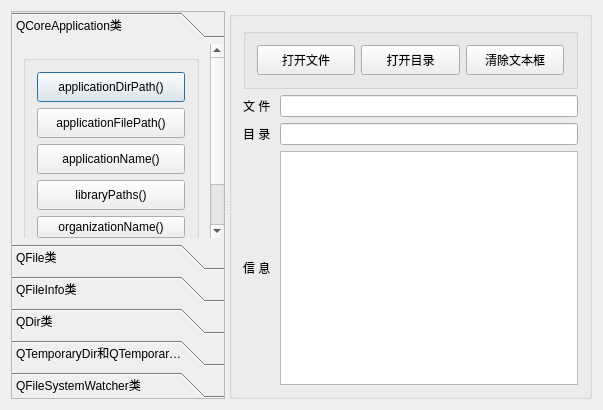
<?xml version="1.0" encoding="UTF-8"?>
<ui version="4.0">
 <class>Dialog</class>
 <widget class="QDialog" name="Dialog">
  <property name="geometry">
   <rect>
    <x>0</x>
    <y>0</y>
    <width>603</width>
    <height>410</height>
   </rect>
  </property>
  <property name="windowTitle">
   <string>Dialog</string>
  </property>
  <layout class="QVBoxLayout" name="verticalLayout_10">
   <item>
    <widget class="QSplitter" name="splitter">
     <property name="orientation">
      <enum>Qt::Horizontal</enum>
     </property>
     <widget class="QToolBox" name="toolBox">
      <property name="maximumSize">
       <size>
        <width>400</width>
        <height>16777215</height>
       </size>
      </property>
      <property name="frameShape">
       <enum>QFrame::StyledPanel</enum>
      </property>
      <property name="currentIndex">
       <number>0</number>
      </property>
      <widget class="QWidget" name="pageApp">
       <property name="geometry">
        <rect>
         <x>0</x>
         <y>0</y>
         <width>199</width>
         <height>228</height>
        </rect>
       </property>
       <attribute name="icon">
        <iconset resource="res.qrc">
         <normaloff>:/images/images/802.bmp</normaloff>:/images/images/802.bmp</iconset>
       </attribute>
       <attribute name="label">
        <string>QCoreApplication类</string>
       </attribute>
       <layout class="QVBoxLayout" name="verticalLayout_3">
        <item>
         <widget class="QGroupBox" name="groupBox_8">
          <property name="title">
           <string/>
          </property>
          <layout class="QVBoxLayout" name="verticalLayout_2">
           <item>
            <widget class="QPushButton" name="pushButton">
             <property name="minimumSize">
              <size>
               <width>0</width>
               <height>30</height>
              </size>
             </property>
             <property name="toolTip">
              <string>Returns the directory that contains the application executable</string>
             </property>
             <property name="text">
              <string>applicationDirPath()</string>
             </property>
            </widget>
           </item>
           <item>
            <widget class="QPushButton" name="pushButton_2">
             <property name="minimumSize">
              <size>
               <width>0</width>
               <height>30</height>
              </size>
             </property>
             <property name="toolTip">
              <string>Returns the file path of the application executable</string>
             </property>
             <property name="text">
              <string>applicationFilePath()</string>
             </property>
            </widget>
           </item>
           <item>
            <widget class="QPushButton" name="pushButton_3">
             <property name="minimumSize">
              <size>
               <width>0</width>
               <height>30</height>
              </size>
             </property>
             <property name="toolTip">
              <string>This property holds the name of this application</string>
             </property>
             <property name="text">
              <string>applicationName()</string>
             </property>
            </widget>
           </item>
           <item>
            <widget class="QPushButton" name="pushButton_4">
             <property name="minimumSize">
              <size>
               <width>0</width>
               <height>30</height>
              </size>
             </property>
             <property name="toolTip">
              <string>Returns a list of paths that the application will search when dynamically loading libraries</string>
             </property>
             <property name="text">
              <string>libraryPaths()</string>
             </property>
            </widget>
           </item>
           <item>
            <widget class="QPushButton" name="pushButton_61">
             <property name="toolTip">
              <string>This property holds the name of the organization that wrote this application</string>
             </property>
             <property name="text">
              <string>organizationName()</string>
             </property>
            </widget>
           </item>
           <item>
            <widget class="QPushButton" name="pushButton_40">
             <property name="minimumSize">
              <size>
               <width>0</width>
               <height>30</height>
              </size>
             </property>
             <property name="toolTip">
              <string>Enters the main event loop and waits until exit() is called</string>
             </property>
             <property name="text">
              <string>exit() 退出应用程序</string>
             </property>
            </widget>
           </item>
          </layout>
         </widget>
        </item>
       </layout>
      </widget>
      <widget class="QWidget" name="pageFile">
       <property name="geometry">
        <rect>
         <x>0</x>
         <y>0</y>
         <width>199</width>
         <height>228</height>
        </rect>
       </property>
       <attribute name="icon">
        <iconset resource="res.qrc">
         <normaloff>:/images/images/804.bmp</normaloff>:/images/images/804.bmp</iconset>
       </attribute>
       <attribute name="label">
        <string>QFile类</string>
       </attribute>
       <layout class="QVBoxLayout" name="verticalLayout_8">
        <item>
         <widget class="QGroupBox" name="groupBox_10">
          <property name="title">
           <string>静态函数</string>
          </property>
          <layout class="QGridLayout" name="gridLayout_7">
           <item row="1" column="1">
            <widget class="QPushButton" name="pushButton_50">
             <property name="minimumSize">
              <size>
               <width>0</width>
               <height>30</height>
              </size>
             </property>
             <property name="toolTip">
              <string>Renames the file oldName to newName. </string>
             </property>
             <property name="text">
              <string>rename()</string>
             </property>
            </widget>
           </item>
           <item row="0" column="1">
            <widget class="QPushButton" name="pushButton_51">
             <property name="minimumSize">
              <size>
               <width>0</width>
               <height>30</height>
              </size>
             </property>
             <property name="toolTip">
              <string>Returns true if the file specified by fileName exists; otherwise returns false.</string>
             </property>
             <property name="text">
              <string>exists()</string>
             </property>
            </widget>
           </item>
           <item row="0" column="0">
            <widget class="QPushButton" name="pushButton_48">
             <property name="minimumSize">
              <size>
               <width>0</width>
               <height>30</height>
              </size>
             </property>
             <property name="toolTip">
              <string>Copies the file fileName to newName.</string>
             </property>
             <property name="text">
              <string>copy()</string>
             </property>
            </widget>
           </item>
           <item row="1" column="0">
            <widget class="QPushButton" name="pushButton_49">
             <property name="minimumSize">
              <size>
               <width>0</width>
               <height>30</height>
              </size>
             </property>
             <property name="toolTip">
              <string>Removes the file specified by the fileName given.</string>
             </property>
             <property name="text">
              <string>remove()</string>
             </property>
            </widget>
           </item>
          </layout>
          <zorder>pushButton_48</zorder>
          <zorder>pushButton_49</zorder>
          <zorder>pushButton_50</zorder>
          <zorder>pushButton_51</zorder>
         </widget>
        </item>
        <item>
         <widget class="QGroupBox" name="groupBox_9">
          <property name="title">
           <string>成员函数</string>
          </property>
          <layout class="QGridLayout" name="gridLayout_5">
           <item row="0" column="0">
            <widget class="QPushButton" name="pushButton_53">
             <property name="minimumSize">
              <size>
               <width>0</width>
               <height>30</height>
              </size>
             </property>
             <property name="toolTip">
              <string>Copies the file currently specified by fileName() to a file called newName</string>
             </property>
             <property name="text">
              <string>copy()</string>
             </property>
            </widget>
           </item>
           <item row="0" column="1">
            <widget class="QPushButton" name="pushButton_54">
             <property name="minimumSize">
              <size>
               <width>0</width>
               <height>30</height>
              </size>
             </property>
             <property name="toolTip">
              <string>Returns true if the file specified by fileName() exists; otherwise returns false.</string>
             </property>
             <property name="text">
              <string>exists()</string>
             </property>
            </widget>
           </item>
           <item row="2" column="0">
            <widget class="QPushButton" name="pushButton_55">
             <property name="minimumSize">
              <size>
               <width>0</width>
               <height>30</height>
              </size>
             </property>
             <property name="toolTip">
              <string>Removes the file specified by fileName(). Returns true if successful; otherwise returns false.</string>
             </property>
             <property name="text">
              <string>remove()</string>
             </property>
            </widget>
           </item>
           <item row="2" column="1">
            <widget class="QPushButton" name="pushButton_56">
             <property name="minimumSize">
              <size>
               <width>0</width>
               <height>30</height>
              </size>
             </property>
             <property name="toolTip">
              <string>Renames the file currently specified by fileName() to newName. Returns true if successful; otherwise returns false.</string>
             </property>
             <property name="text">
              <string>rename()</string>
             </property>
            </widget>
           </item>
          </layout>
         </widget>
        </item>
       </layout>
      </widget>
      <widget class="QWidget" name="pageFileInfo">
       <property name="geometry">
        <rect>
         <x>0</x>
         <y>0</y>
         <width>195</width>
         <height>325</height>
        </rect>
       </property>
       <attribute name="icon">
        <iconset resource="res.qrc">
         <normaloff>:/images/images/135.JPG</normaloff>:/images/images/135.JPG</iconset>
       </attribute>
       <attribute name="label">
        <string>QFileInfo类</string>
       </attribute>
       <layout class="QVBoxLayout" name="verticalLayout_5">
        <property name="spacing">
         <number>3</number>
        </property>
        <property name="leftMargin">
         <number>3</number>
        </property>
        <property name="topMargin">
         <number>3</number>
        </property>
        <property name="rightMargin">
         <number>3</number>
        </property>
        <property name="bottomMargin">
         <number>3</number>
        </property>
        <item>
         <widget class="QGroupBox" name="groupBox_6">
          <property name="title">
           <string>文件信息</string>
          </property>
          <layout class="QGridLayout" name="gridLayout_4">
           <property name="leftMargin">
            <number>3</number>
           </property>
           <property name="topMargin">
            <number>3</number>
           </property>
           <property name="rightMargin">
            <number>3</number>
           </property>
           <property name="bottomMargin">
            <number>3</number>
           </property>
           <property name="spacing">
            <number>3</number>
           </property>
           <item row="3" column="0">
            <widget class="QPushButton" name="pushButton_30">
             <property name="minimumSize">
              <size>
               <width>0</width>
               <height>30</height>
              </size>
             </property>
             <property name="toolTip">
              <string>The base name consists of all characters in the file up to (but not including) the first '.' character</string>
             </property>
             <property name="text">
              <string>baseName()</string>
             </property>
            </widget>
           </item>
           <item row="0" column="1">
            <widget class="QPushButton" name="pushButton_29">
             <property name="minimumSize">
              <size>
               <width>0</width>
               <height>30</height>
              </size>
             </property>
             <property name="toolTip">
              <string>Returns a file's path absolute path. This doesn't include the file name</string>
             </property>
             <property name="text">
              <string>absolutePath() </string>
             </property>
            </widget>
           </item>
           <item row="0" column="0">
            <widget class="QPushButton" name="pushButton_28">
             <property name="minimumSize">
              <size>
               <width>0</width>
               <height>30</height>
              </size>
             </property>
             <property name="toolTip">
              <string>Returns an absolute path including the file name</string>
             </property>
             <property name="text">
              <string>absoluteFilePath()</string>
             </property>
            </widget>
           </item>
           <item row="3" column="1">
            <widget class="QPushButton" name="pushButton_31">
             <property name="minimumSize">
              <size>
               <width>0</width>
               <height>30</height>
              </size>
             </property>
             <property name="toolTip">
              <string>The complete base name consists of all characters in the file up to (but not including) the last '.' character</string>
             </property>
             <property name="text">
              <string>completeBaseName()</string>
             </property>
            </widget>
           </item>
           <item row="6" column="0">
            <widget class="QPushButton" name="pushButton_42">
             <property name="minimumSize">
              <size>
               <width>0</width>
               <height>30</height>
              </size>
             </property>
             <property name="toolTip">
              <string>Returns true if this object points to a directory or to a symbolic link to a directory; otherwise returns false</string>
             </property>
             <property name="text">
              <string>isDir()</string>
             </property>
            </widget>
           </item>
           <item row="6" column="1">
            <widget class="QPushButton" name="pushButton_43">
             <property name="minimumSize">
              <size>
               <width>0</width>
               <height>30</height>
              </size>
             </property>
             <property name="toolTip">
              <string>Returns true if this object points to a file or to a symbolic link to a file</string>
             </property>
             <property name="text">
              <string>isFile()</string>
             </property>
            </widget>
           </item>
           <item row="7" column="0">
            <widget class="QPushButton" name="pushButton_35">
             <property name="minimumSize">
              <size>
               <width>0</width>
               <height>30</height>
              </size>
             </property>
             <property name="toolTip">
              <string>Returns true if the file is executable; otherwise returns false.</string>
             </property>
             <property name="text">
              <string>isExecutable()</string>
             </property>
            </widget>
           </item>
           <item row="8" column="0">
            <widget class="QPushButton" name="pushButton_36">
             <property name="minimumSize">
              <size>
               <width>0</width>
               <height>30</height>
              </size>
             </property>
             <property name="toolTip">
              <string>Returns the date and time when the file was last modified.</string>
             </property>
             <property name="text">
              <string>lastModified()</string>
             </property>
            </widget>
           </item>
           <item row="8" column="1">
            <widget class="QPushButton" name="pushButton_44">
             <property name="minimumSize">
              <size>
               <width>0</width>
               <height>30</height>
              </size>
             </property>
             <property name="toolTip">
              <string>Returns the date and time when the file was last read (accessed).</string>
             </property>
             <property name="text">
              <string>lastRead()</string>
             </property>
            </widget>
           </item>
           <item row="1" column="0">
            <widget class="QPushButton" name="pushButton_33">
             <property name="minimumSize">
              <size>
               <width>0</width>
               <height>30</height>
              </size>
             </property>
             <property name="toolTip">
              <string>Returns the name of the file, excluding the path.</string>
             </property>
             <property name="text">
              <string>fileName()</string>
             </property>
            </widget>
           </item>
           <item row="10" column="1">
            <widget class="QPushButton" name="pushButton_27">
             <property name="minimumSize">
              <size>
               <width>0</width>
               <height>30</height>
              </size>
             </property>
             <property name="toolTip">
              <string>Returns true if the file exists; otherwise returns false</string>
             </property>
             <property name="text">
              <string>exists()</string>
             </property>
            </widget>
           </item>
           <item row="4" column="0">
            <widget class="QPushButton" name="pushButton_39">
             <property name="minimumSize">
              <size>
               <width>0</width>
               <height>30</height>
              </size>
             </property>
             <property name="toolTip">
              <string>The suffix consists of all characters in the file after (but not including) the last '.'</string>
             </property>
             <property name="text">
              <string>suffix()</string>
             </property>
            </widget>
           </item>
           <item row="10" column="0">
            <widget class="QPushButton" name="pushButton_59">
             <property name="minimumSize">
              <size>
               <width>0</width>
               <height>30</height>
              </size>
             </property>
             <property name="toolTip">
              <string>Returns true if the file exists; otherwise returns false</string>
             </property>
             <property name="text">
              <string>静态函数exists()</string>
             </property>
            </widget>
           </item>
           <item row="4" column="1">
            <widget class="QPushButton" name="pushButton_32">
             <property name="minimumSize">
              <size>
               <width>0</width>
               <height>30</height>
              </size>
             </property>
             <property name="toolTip">
              <string>The complete suffix consists of all characters in the file after (but not including) the first '.'</string>
             </property>
             <property name="text">
              <string>completeSuffix()</string>
             </property>
            </widget>
           </item>
           <item row="1" column="1">
            <widget class="QPushButton" name="pushButton_34">
             <property name="minimumSize">
              <size>
               <width>0</width>
               <height>30</height>
              </size>
             </property>
             <property name="toolTip">
              <string>Returns the file name, including the path (which may be absolute or relative).</string>
             </property>
             <property name="text">
              <string>filePath()</string>
             </property>
            </widget>
           </item>
           <item row="2" column="1">
            <widget class="QPushButton" name="pushButton_37">
             <property name="minimumSize">
              <size>
               <width>0</width>
               <height>30</height>
              </size>
             </property>
             <property name="toolTip">
              <string>Returns the file's path. This doesn't include the file name.</string>
             </property>
             <property name="text">
              <string>path()</string>
             </property>
            </widget>
           </item>
           <item row="2" column="0">
            <widget class="QPushButton" name="pushButton_38">
             <property name="minimumSize">
              <size>
               <width>0</width>
               <height>30</height>
              </size>
             </property>
             <property name="toolTip">
              <string>Returns the file size in bytes.</string>
             </property>
             <property name="text">
              <string>size()</string>
             </property>
            </widget>
           </item>
           <item row="7" column="1">
            <widget class="QPushButton" name="pushButton_58">
             <property name="minimumSize">
              <size>
               <width>0</width>
               <height>30</height>
              </size>
             </property>
             <property name="toolTip">
              <string>Returns the date and time when the file was created.</string>
             </property>
             <property name="text">
              <string>created()</string>
             </property>
            </widget>
           </item>
          </layout>
         </widget>
        </item>
       </layout>
      </widget>
      <widget class="QWidget" name="pageDir">
       <property name="geometry">
        <rect>
         <x>0</x>
         <y>0</y>
         <width>206</width>
         <height>441</height>
        </rect>
       </property>
       <attribute name="icon">
        <iconset resource="res.qrc">
         <normaloff>:/images/images/007.GIF</normaloff>:/images/images/007.GIF</iconset>
       </attribute>
       <attribute name="label">
        <string>QDir类</string>
       </attribute>
       <layout class="QVBoxLayout" name="verticalLayout_4">
        <item>
         <widget class="QGroupBox" name="groupBox">
          <property name="title">
           <string>静态函数</string>
          </property>
          <layout class="QGridLayout" name="gridLayout_3">
           <item row="1" column="0">
            <widget class="QPushButton" name="pushButton_8">
             <property name="minimumSize">
              <size>
               <width>0</width>
               <height>30</height>
              </size>
             </property>
             <property name="toolTip">
              <string>Returns the absolute path of the user's home directory</string>
             </property>
             <property name="text">
              <string>homePath()</string>
             </property>
            </widget>
           </item>
           <item row="0" column="0">
            <widget class="QPushButton" name="pushButton_10">
             <property name="minimumSize">
              <size>
               <width>0</width>
               <height>30</height>
              </size>
             </property>
             <property name="toolTip">
              <string>Returns the absolute path of the system's temporary directory</string>
             </property>
             <property name="text">
              <string>tempPath()</string>
             </property>
            </widget>
           </item>
           <item row="0" column="1">
            <widget class="QPushButton" name="pushButton_9">
             <property name="minimumSize">
              <size>
               <width>0</width>
               <height>30</height>
              </size>
             </property>
             <property name="toolTip">
              <string>Returns the absolute path of the root directory</string>
             </property>
             <property name="text">
              <string>rootPath()</string>
             </property>
            </widget>
           </item>
           <item row="1" column="1">
            <widget class="QPushButton" name="pushButton_7">
             <property name="minimumSize">
              <size>
               <width>0</width>
               <height>30</height>
              </size>
             </property>
             <property name="toolTip">
              <string>Returns a list of the root directories on this system</string>
             </property>
             <property name="text">
              <string>drives()</string>
             </property>
            </widget>
           </item>
           <item row="2" column="0">
            <widget class="QPushButton" name="pushButton_6">
             <property name="minimumSize">
              <size>
               <width>0</width>
               <height>30</height>
              </size>
             </property>
             <property name="toolTip">
              <string>Returns the absolute path of the application's current directory</string>
             </property>
             <property name="text">
              <string>currentPath()</string>
             </property>
            </widget>
           </item>
           <item row="2" column="1">
            <widget class="QPushButton" name="pushButton_60">
             <property name="minimumSize">
              <size>
               <width>0</width>
               <height>30</height>
              </size>
             </property>
             <property name="toolTip">
              <string>Sets the application's current working directory to path</string>
             </property>
             <property name="text">
              <string>setCurrent()</string>
             </property>
            </widget>
           </item>
          </layout>
         </widget>
        </item>
        <item>
         <widget class="QGroupBox" name="groupBox_4">
          <property name="title">
           <string>文件或目录操作</string>
          </property>
          <layout class="QGridLayout" name="gridLayout_2">
           <item row="0" column="0">
            <widget class="QPushButton" name="pushButton_20">
             <property name="minimumSize">
              <size>
               <width>0</width>
               <height>30</height>
              </size>
             </property>
             <property name="toolTip">
              <string>Creates a sub-directory called dirName.</string>
             </property>
             <property name="text">
              <string>mkdir()</string>
             </property>
            </widget>
           </item>
           <item row="2" column="0">
            <widget class="QPushButton" name="pushButton_22">
             <property name="minimumSize">
              <size>
               <width>0</width>
               <height>30</height>
              </size>
             </property>
             <property name="toolTip">
              <string>Removes the file, fileName.</string>
             </property>
             <property name="text">
              <string>remove()</string>
             </property>
            </widget>
           </item>
           <item row="2" column="1">
            <widget class="QPushButton" name="pushButton_23">
             <property name="minimumSize">
              <size>
               <width>0</width>
               <height>30</height>
              </size>
             </property>
             <property name="toolTip">
              <string>Renames a file or directory from oldName to newName</string>
             </property>
             <property name="text">
              <string>rename()</string>
             </property>
            </widget>
           </item>
           <item row="3" column="0">
            <widget class="QPushButton" name="pushButton_26">
             <property name="minimumSize">
              <size>
               <width>0</width>
               <height>30</height>
              </size>
             </property>
             <property name="toolTip">
              <string>Sets the path of the directory to path</string>
             </property>
             <property name="text">
              <string>setPath()</string>
             </property>
            </widget>
           </item>
           <item row="0" column="1">
            <widget class="QPushButton" name="pushButton_24">
             <property name="minimumSize">
              <size>
               <width>0</width>
               <height>30</height>
              </size>
             </property>
             <property name="toolTip">
              <string>Removes the directory specified by dirName.</string>
             </property>
             <property name="text">
              <string>rmdir()</string>
             </property>
            </widget>
           </item>
           <item row="3" column="1">
            <widget class="QPushButton" name="pushButton_12">
             <property name="minimumSize">
              <size>
               <width>0</width>
               <height>30</height>
              </size>
             </property>
             <property name="toolTip">
              <string>Removes the directory, including all its contents.</string>
             </property>
             <property name="text">
              <string>removeRecursively()</string>
             </property>
            </widget>
           </item>
          </layout>
         </widget>
        </item>
        <item>
         <widget class="QGroupBox" name="groupBox_3">
          <property name="title">
           <string>文件或目录信息</string>
          </property>
          <layout class="QGridLayout" name="gridLayout">
           <item row="0" column="1">
            <widget class="QPushButton" name="pushButton_14">
             <property name="minimumSize">
              <size>
               <width>0</width>
               <height>30</height>
              </size>
             </property>
             <property name="toolTip">
              <string>Returns the absolute path (a path that starts with &quot;/&quot; or with a drive specification)</string>
             </property>
             <property name="text">
              <string>absolutePath()</string>
             </property>
            </widget>
           </item>
           <item row="1" column="0">
            <widget class="QPushButton" name="pushButton_15">
             <property name="minimumSize">
              <size>
               <width>0</width>
               <height>30</height>
              </size>
             </property>
             <property name="toolTip">
              <string>Returns the canonical path, i.e. a path without symbolic links or redundant &quot;.&quot; or &quot;..&quot; elements.</string>
             </property>
             <property name="text">
              <string>canonicalPath()</string>
             </property>
            </widget>
           </item>
           <item row="1" column="1">
            <widget class="QPushButton" name="pushButton_19">
             <property name="minimumSize">
              <size>
               <width>0</width>
               <height>30</height>
              </size>
             </property>
             <property name="toolTip">
              <string>Returns the path name of a file in the directory</string>
             </property>
             <property name="text">
              <string>filePath()</string>
             </property>
            </widget>
           </item>
           <item row="2" column="1">
            <widget class="QPushButton" name="pushButton_16">
             <property name="minimumSize">
              <size>
               <width>0</width>
               <height>30</height>
              </size>
             </property>
             <property name="toolTip">
              <string>Returns the name of the directory</string>
             </property>
             <property name="text">
              <string>dirName()</string>
             </property>
            </widget>
           </item>
           <item row="2" column="0">
            <widget class="QPushButton" name="pushButton_18">
             <property name="minimumSize">
              <size>
               <width>0</width>
               <height>30</height>
              </size>
             </property>
             <property name="toolTip">
              <string>Returns true if the directory exists</string>
             </property>
             <property name="text">
              <string>exists()</string>
             </property>
            </widget>
           </item>
           <item row="0" column="0">
            <widget class="QPushButton" name="pushButton_13">
             <property name="minimumSize">
              <size>
               <width>0</width>
               <height>30</height>
              </size>
             </property>
             <property name="toolTip">
              <string>Returns the absolute path name of a file in the directory</string>
             </property>
             <property name="text">
              <string>absoluteFilePath()</string>
             </property>
            </widget>
           </item>
           <item row="3" column="1">
            <widget class="QPushButton" name="pushButton_17">
             <property name="minimumSize">
              <size>
               <width>0</width>
               <height>30</height>
              </size>
             </property>
             <property name="toolTip">
              <string>Returns a list of the names of all the files and directories in the directory</string>
             </property>
             <property name="text">
              <string>entryList(file)</string>
             </property>
            </widget>
           </item>
           <item row="3" column="0">
            <widget class="QPushButton" name="pushButton_11">
             <property name="minimumSize">
              <size>
               <width>0</width>
               <height>30</height>
              </size>
             </property>
             <property name="toolTip">
              <string>Returns a list of the names of all the files and directories in the directory</string>
             </property>
             <property name="text">
              <string>entryList(dir)</string>
             </property>
            </widget>
           </item>
          </layout>
         </widget>
        </item>
       </layout>
      </widget>
      <widget class="QWidget" name="pageTemp">
       <property name="geometry">
        <rect>
         <x>0</x>
         <y>0</y>
         <width>199</width>
         <height>228</height>
        </rect>
       </property>
       <attribute name="icon">
        <iconset resource="res.qrc">
         <normaloff>:/images/images/806.bmp</normaloff>:/images/images/806.bmp</iconset>
       </attribute>
       <attribute name="label">
        <string>QTemporaryDir和QTemporaryFile</string>
       </attribute>
       <layout class="QHBoxLayout" name="horizontalLayout_2">
        <item>
         <widget class="QGroupBox" name="groupBox_5">
          <property name="title">
           <string/>
          </property>
          <layout class="QVBoxLayout" name="verticalLayout_7">
           <item>
            <widget class="QPushButton" name="pushButton_21">
             <property name="minimumSize">
              <size>
               <width>0</width>
               <height>30</height>
              </size>
             </property>
             <property name="toolTip">
              <string>Constructs a QTemporaryDir using as template the application name </string>
             </property>
             <property name="text">
              <string>新建临时文件夹</string>
             </property>
            </widget>
           </item>
           <item>
            <widget class="QPushButton" name="pushButton_25">
             <property name="minimumSize">
              <size>
               <width>0</width>
               <height>30</height>
              </size>
             </property>
             <property name="toolTip">
              <string>QTemporaryFile is used to create unique temporary files safely</string>
             </property>
             <property name="text">
              <string>新建临时文件</string>
             </property>
            </widget>
           </item>
          </layout>
         </widget>
        </item>
       </layout>
      </widget>
      <widget class="QWidget" name="pageWatcher">
       <property name="geometry">
        <rect>
         <x>0</x>
         <y>0</y>
         <width>199</width>
         <height>228</height>
        </rect>
       </property>
       <attribute name="icon">
        <iconset resource="res.qrc">
         <normaloff>:/images/images/714.bmp</normaloff>:/images/images/714.bmp</iconset>
       </attribute>
       <attribute name="label">
        <string>QFileSystemWatcher类</string>
       </attribute>
       <layout class="QVBoxLayout" name="verticalLayout_9">
        <item>
         <widget class="QGroupBox" name="groupBox_11">
          <property name="title">
           <string/>
          </property>
          <layout class="QVBoxLayout" name="verticalLayout_6">
           <item>
            <widget class="QPushButton" name="pushButton_46">
             <property name="minimumSize">
              <size>
               <width>0</width>
               <height>30</height>
              </size>
             </property>
             <property name="toolTip">
              <string>Adds path to the file system watcher if path exists.</string>
             </property>
             <property name="text">
              <string>addPath()开始监听</string>
             </property>
            </widget>
           </item>
           <item>
            <widget class="QPushButton" name="pushButton_47">
             <property name="minimumSize">
              <size>
               <width>0</width>
               <height>30</height>
              </size>
             </property>
             <property name="toolTip">
              <string>Removes the specified path from the file system watcher.</string>
             </property>
             <property name="text">
              <string>removePath()停止监听</string>
             </property>
            </widget>
           </item>
           <item>
            <widget class="QPushButton" name="pushButton_52">
             <property name="minimumSize">
              <size>
               <width>0</width>
               <height>30</height>
              </size>
             </property>
             <property name="toolTip">
              <string>Returns a list of paths to directories that are being watched.</string>
             </property>
             <property name="text">
              <string>directories()</string>
             </property>
            </widget>
           </item>
           <item>
            <widget class="QPushButton" name="pushButton_57">
             <property name="minimumSize">
              <size>
               <width>0</width>
               <height>30</height>
              </size>
             </property>
             <property name="toolTip">
              <string>Returns a list of paths to files that are being watched.</string>
             </property>
             <property name="text">
              <string>files()</string>
             </property>
            </widget>
           </item>
          </layout>
         </widget>
        </item>
       </layout>
      </widget>
     </widget>
     <widget class="QGroupBox" name="groupBox_2">
      <property name="title">
       <string/>
      </property>
      <property name="flat">
       <bool>false</bool>
      </property>
      <layout class="QVBoxLayout" name="verticalLayout">
       <item>
        <widget class="QGroupBox" name="groupBox_7">
         <property name="title">
          <string/>
         </property>
         <layout class="QHBoxLayout" name="horizontalLayout">
          <item>
           <widget class="QPushButton" name="pushButton_41">
            <property name="minimumSize">
             <size>
              <width>0</width>
              <height>30</height>
             </size>
            </property>
            <property name="text">
             <string>打开文件</string>
            </property>
            <property name="icon">
             <iconset resource="res.qrc">
              <normaloff>:/images/images/007.GIF</normaloff>:/images/images/007.GIF</iconset>
            </property>
           </widget>
          </item>
          <item>
           <widget class="QPushButton" name="pushButton_45">
            <property name="minimumSize">
             <size>
              <width>0</width>
              <height>30</height>
             </size>
            </property>
            <property name="text">
             <string>打开目录</string>
            </property>
            <property name="icon">
             <iconset resource="res.qrc">
              <normaloff>:/images/images/122.bmp</normaloff>:/images/images/122.bmp</iconset>
            </property>
           </widget>
          </item>
          <item>
           <widget class="QPushButton" name="pushButton_5">
            <property name="minimumSize">
             <size>
              <width>0</width>
              <height>30</height>
             </size>
            </property>
            <property name="text">
             <string>清除文本框</string>
            </property>
            <property name="icon">
             <iconset resource="res.qrc">
              <normaloff>:/images/images/212.bmp</normaloff>:/images/images/212.bmp</iconset>
            </property>
           </widget>
          </item>
         </layout>
        </widget>
       </item>
       <item>
        <layout class="QGridLayout" name="gridLayout_6">
         <item row="0" column="0">
          <widget class="QLabel" name="label">
           <property name="text">
            <string>文 件 </string>
           </property>
          </widget>
         </item>
         <item row="0" column="1">
          <widget class="QLineEdit" name="editFile">
           <property name="clearButtonEnabled">
            <bool>true</bool>
           </property>
          </widget>
         </item>
         <item row="1" column="0">
          <widget class="QLabel" name="label_2">
           <property name="text">
            <string>目 录 </string>
           </property>
          </widget>
         </item>
         <item row="1" column="1">
          <widget class="QLineEdit" name="editDir">
           <property name="clearButtonEnabled">
            <bool>true</bool>
           </property>
          </widget>
         </item>
         <item row="2" column="0">
          <widget class="QLabel" name="label_3">
           <property name="text">
            <string>信 息 </string>
           </property>
          </widget>
         </item>
         <item row="2" column="1">
          <widget class="QPlainTextEdit" name="plainTextEdit">
           <property name="font">
            <font>
             <pointsize>12</pointsize>
            </font>
           </property>
           <property name="lineWrapMode">
            <enum>QPlainTextEdit::WidgetWidth</enum>
           </property>
          </widget>
         </item>
        </layout>
       </item>
      </layout>
     </widget>
    </widget>
   </item>
  </layout>
 </widget>
 <layoutdefault spacing="6" margin="11"/>
 <resources>
  <include location="res.qrc"/>
 </resources>
 <connections/>
</ui>
